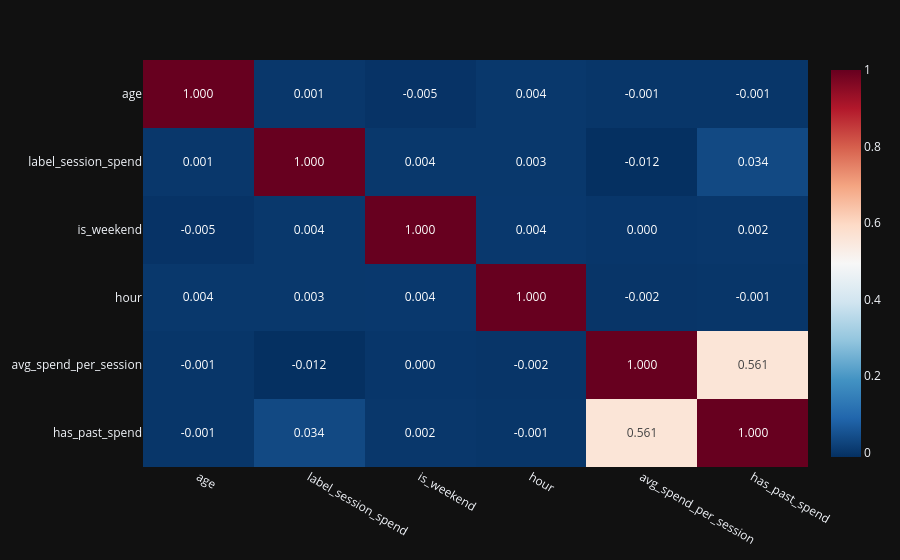

The code cell stored with this chart in its notebook:
### Code cell
dataframe = df_prepare.copy()

num_cols = dataframe.select_dtypes(include=np.number)
num_cols_df = pd.DataFrame(num_cols)
matrix = num_cols_df.corr().astype(float)

fig = px.imshow(matrix, text_auto=".3f", aspect="auto", color_continuous_scale="RdBu_r")
fig.show()

# using seaborn, matplotlib won't show the figure in heatmap. therefore, i changed using plotly
# plt.figure(figsize = [8,6])
# sns.heatmap(matrix, annot=True, cmap = 'coolwarm', fmt='.3f',
#             annot_kws={'size': 10, 'color':'black'}
#              ,vmin=-1,vmax=1)
# plt.title('Correlation Heatmap')
# plt.tight_layout()
#
# plt.show()
# number_of_prior_session_count & past_total_spend_before_session is 0.644. i create an average spend per session column as feature engineering.
# only avg_spend_per_session & has_past_spend have medium level correlation. It might be because Pearson Correlation can only capture linear relationship

### Figure 1 — Plotly figure (JSON) as saved in the notebook; plotly's stock layout.template omitted (floating-point values rounded to 4 significant figures)
{"data": [{"coloraxis": "coloraxis", "name": "0", "texttemplate": "%{z:.3f}", "x": ["age", "label_session_spend", "is_weekend", "hour", "avg_spend_per_session", "has_past_spend"], "y": ["age", "label_session_spend", "is_weekend", "hour", "avg_spend_per_session", "has_past_spend"], "z": [[1.0, 0.001011, -0.00548, 0.003544, -0.0007818, -0.0007889], [0.001011, 1.0, 0.003506, 0.002895, -0.01196, 0.03435], [-0.00548, 0.003506, 1.0, 0.003923, -0.0003362, 0.001739], [0.003544, 0.002895, 0.003923, 1.0, -0.001975, -0.001291], [-0.0007818, -0.01196, -0.0003362, -0.001975, 1.0, 0.5606], [-0.0007889, 0.03435, 0.001739, -0.001291, 0.5606, 1.0]], "type": "heatmap", "xaxis": "x", "yaxis": "y", "hovertemplate": "x: %{x}<br>y: %{y}<br>color: %{z}<extra></extra>"}], "layout": {"xaxis": {"anchor": "y", "domain": [0.0, 1.0]}, "yaxis": {"anchor": "x", "domain": [0.0, 1.0], "autorange": "reversed"}, "coloraxis": {"colorscale": [[0.0, "rgb(5,48,97)"], [0.1, "rgb(33,102,172)"], [0.2, "rgb(67,147,195)"], [0.3, "rgb(146,197,222)"], [0.4, "rgb(209,229,240)"], [0.5, "rgb(247,247,247)"], [0.6, "rgb(253,219,199)"], [0.7, "rgb(244,165,130)"], [0.8, "rgb(214,96,77)"], [0.9, "rgb(178,24,43)"], [1.0, "rgb(103,0,31)"]]}, "margin": {"t": 60}}}
